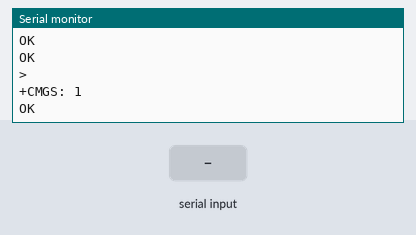
The sketch below on a simulated ESP32. Shown: the last lines printed to the serial monitor. The inputs (shaded band) are chosen by the test bench. The modem accepts every AT command (registered, SIM ready, sends succeed) and sends nothing else.

Above: at 18.2 s.
18.3 s: "1" received over the second serial link
At 19.6 s:
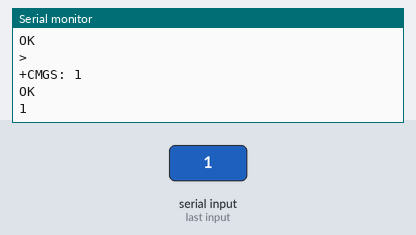
20.5 s: "0" received over the second serial link
At 22.3 s:
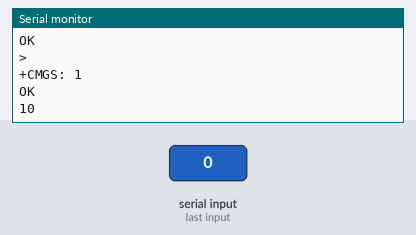

Measured:
- after the input at 18.3 s, the serial monitor: prints a new line after 0.71 s (image 1)
- after the input at 20.5 s, the serial monitor: prints a new line after 0.51 s (image 2)

The sketch:

SMS-send-sim800l.ino
```cpp
#define RXD2 16
#define TXD2 17

//Create software serial object to communicate with SIM800L
//Serial1.begin(115200);
//SoftwareSerial mySerial(3, 2); //SIM800L Tx & Rx is connected to Arduino #3 & #2

void setup() {
  // Note the format for setting a serial port is as follows: Serial1.begin(baud-rate, protocol, RX pin, TX pin);
  Serial.begin(115200);
  Serial1.begin(115200, SERIAL_8N1, RXD2, TXD2);
  Serial.println("Initializing (10s)...");
  delay(10000);
  Serial1.println("AT"); //Once the handshake test is successful, it will back to OK
  updateSerial();
  Serial1.println("AT+CSQ"); //Signal quality test, value range is 0-31 , 31 is the best
  updateSerial();
  Serial1.println("AT+CCID"); //Read SIM information to confirm whether the SIM is plugged
  updateSerial();
  Serial1.println("AT+CREG?"); //Check whether it has registered in the network
  updateSerial();
  sendSMS("+346xxxxxxxx", "Prueba SMS desde SIM800L - OK!");

}

void loop()
{
  updateSerial();
}

void updateSerial()
{
  delay(1000);
  while(Serial.available()) {
    Serial1.write(Serial.read());//Forward what Software Serial received to Serial Port
  }
  while(Serial1.available()) {
    Serial.write(Serial1.read());//Forward what Serial received to Software Serial Port
  }
}

void sendSMS(String telefono, String mensaje){
  Serial1.println("AT+CMGF=1"); // Configuring TEXT mode
  updateSerial();
  Serial1.println("AT+CMGS=\"" + telefono + "\"");//change ZZ with country code and xxxxxxxxxxx with phone number to sms
  updateSerial();
  Serial1.println(mensaje); //text content
  updateSerial();
  Serial1.write(26);
}
```
